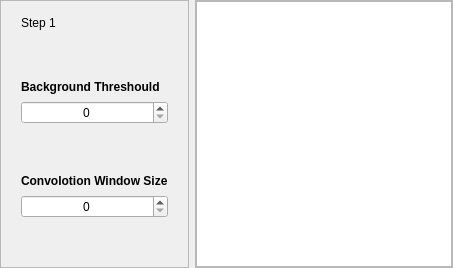
                <widget class="QWidget" name="step1">
                 <layout class="QHBoxLayout" name="horizontalLayout_6" stretch="25,75">
                  <property name="leftMargin">
                   <number>0</number>
                  </property>
                  <property name="topMargin">
                   <number>0</number>
                  </property>
                  <property name="rightMargin">
                   <number>0</number>
                  </property>
                  <property name="bottomMargin">
                   <number>0</number>
                  </property>
                  <item>
                   <widget class="QFrame" name="step1_settings_frame">
                    <property name="frameShape">
                     <enum>QFrame::StyledPanel</enum>
                    </property>
                    <property name="frameShadow">
                     <enum>QFrame::Raised</enum>
                    </property>
                    <layout class="QVBoxLayout" name="verticalLayout_28">
                     <property name="spacing">
                      <number>50</number>
                     </property>
                     <property name="leftMargin">
                      <number>20</number>
                     </property>
                     <property name="topMargin">
                      <number>15</number>
                     </property>
                     <property name="rightMargin">
                      <number>20</number>
                     </property>
                     <item>
                      <widget class="QLabel" name="step1_label">
                       <property name="sizePolicy">
                        <sizepolicy hsizetype="Fixed" vsizetype="Fixed">
                         <horstretch>0</horstretch>
                         <verstretch>0</verstretch>
                        </sizepolicy>
                       </property>
                       <property name="styleSheet">
                        <string notr="true">border-bottom: 2px solid #D7D7D9;</string>
                       </property>
                       <property name="text">
                        <string>Step 1</string>
                       </property>
                      </widget>
                     </item>
                     <item>
                      <layout class="QVBoxLayout" name="verticalLayout_5">
                       <property name="spacing">
                        <number>7</number>
                       </property>
                       <item>
                        <widget class="QLabel" name="background_th_label">
                         <property name="sizePolicy">
                          <sizepolicy hsizetype="Preferred" vsizetype="Fixed">
                           <horstretch>0</horstretch>
                           <verstretch>0</verstretch>
                          </sizepolicy>
                         </property>
                         <property name="font">
                          <font>
                           <weight>75</weight>
                           <bold>true</bold>
                          </font>
                         </property>
                         <property name="text">
                          <string>Background Threshould</string>
                         </property>
                        </widget>
                       </item>
                       <item>
                        <widget class="QSpinBox" name="alghoritm_background_thresh">
                         <property name="enabled">
                          <bool>true</bool>
                         </property>
                         <property name="styleSheet">
                          <string notr="true"/>
                         </property>
                         <property name="alignment">
                          <set>Qt::AlignCenter</set>
                         </property>
                         <property name="maximum">
                          <number>255</number>
                         </property>
                        </widget>
                       </item>
                      </layout>
                     </item>
                     <item>
                      <layout class="QVBoxLayout" name="verticalLayout_13">
                       <property name="spacing">
                        <number>7</number>
                       </property>
                       <item>
                        <widget class="QLabel" name="conv_wsize_label">
                         <property name="sizePolicy">
                          <sizepolicy hsizetype="Preferred" vsizetype="Fixed">
                           <horstretch>0</horstretch>
                           <verstretch>0</verstretch>
                          </sizepolicy>
                         </property>
                         <property name="font">
                          <font>
                           <weight>75</weight>
                           <bold>true</bold>
                          </font>
                         </property>
                         <property name="text">
                          <string>Convolotion Window Size</string>
                         </property>
                        </widget>
                       </item>
                       <item>
                        <widget class="QSpinBox" name="alghoritm_conv_window_size">
                         <property name="enabled">
                          <bool>true</bool>
                         </property>
                         <property name="styleSheet">
                          <string notr="true"/>
                         </property>
                         <property name="alignment">
                          <set>Qt::AlignCenter</set>
                         </property>
                        </widget>
                       </item>
                      </layout>
                     </item>
                     <item>
                      <spacer name="verticalSpacer_3">
                       <property name="orientation">
                        <enum>Qt::Vertical</enum>
                       </property>
                       <property name="sizeHint" stdset="0">
                        <size>
                         <width>20</width>
                         <height>40</height>
                        </size>
                       </property>
                      </spacer>
                     </item>
                    </layout>
                   </widget>
                  </item>
                  <item>
                   <widget class="QFrame" name="step1_image_frame">
                    <property name="styleSheet">
                     <string notr="true"/>
                    </property>
                    <property name="frameShape">
                     <enum>QFrame::StyledPanel</enum>
                    </property>
                    <property name="frameShadow">
                     <enum>QFrame::Raised</enum>
                    </property>
                    <layout class="QVBoxLayout" name="verticalLayout_29">
                     <property name="leftMargin">
                      <number>0</number>
                     </property>
                     <property name="topMargin">
                      <number>0</number>
                     </property>
                     <property name="rightMargin">
                      <number>0</number>
                     </property>
                     <property name="bottomMargin">
                      <number>0</number>
                     </property>
                     <item>
                      <widget class="PhotoViewer" name="algorithm_image1"/>
                     </item>
                    </layout>
                   </widget>
                  </item>
                 </layout>
                </widget>
